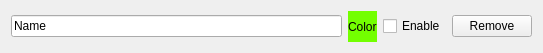
<?xml version="1.0" encoding="UTF-8"?>
<ui version="4.0">
 <class>URC_GPSPATHELEMENT</class>
 <widget class="QWidget" name="URC_GPSPATHELEMENT">
  <property name="geometry">
   <rect>
    <x>0</x>
    <y>0</y>
    <width>543</width>
    <height>53</height>
   </rect>
  </property>
  <property name="windowTitle">
   <string>Form</string>
  </property>
  <layout class="QHBoxLayout" name="horizontalLayout_2">
   <item>
    <layout class="QHBoxLayout" name="horizontalLayout">
     <item>
      <widget class="QLineEdit" name="lineEdit">
       <property name="text">
        <string>Name</string>
       </property>
      </widget>
     </item>
     <item>
      <widget class="QLabel" name="label">
       <property name="styleSheet">
        <string notr="true">background-color: rgb(115, 255, 0);</string>
       </property>
       <property name="text">
        <string>Color</string>
       </property>
      </widget>
     </item>
     <item>
      <widget class="QCheckBox" name="checkBox">
       <property name="text">
        <string>Enable</string>
       </property>
      </widget>
     </item>
     <item>
      <widget class="QPushButton" name="pushButton">
       <property name="text">
        <string>Remove</string>
       </property>
      </widget>
     </item>
    </layout>
   </item>
  </layout>
 </widget>
 <resources/>
 <connections/>
</ui>
